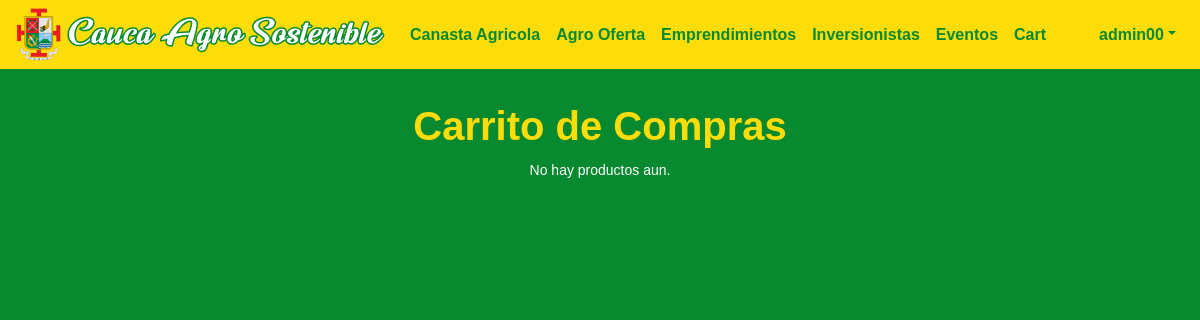
The app's page /cart (signed in), older data.
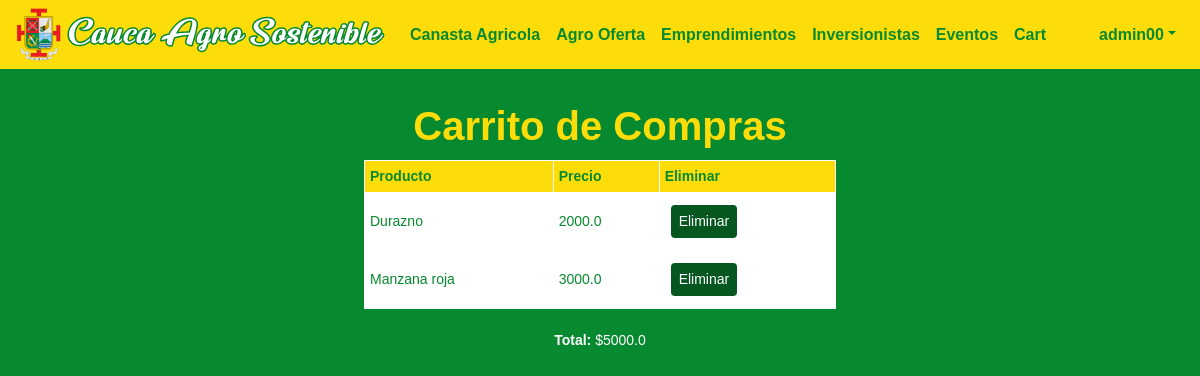
The same page, newer data.
### caucaSostenible/models.py (models this page shows)
class BillDetail(models.Model):
   bill = models.ForeignKey(Bill, on_delete=models.CASCADE)
   product = models.ForeignKey(Product, on_delete=models.CASCADE)
   class Meta: # Composite pk
        unique_together = (('bill', 'product'),)

class Product(models.Model):
   name = models.CharField(max_length=60)
   price = models.FloatField()
   discount = models.FloatField()
   description = models.CharField(max_length=300)
   imgURL = models.CharField(max_length=300)

class Bill(models.Model):
   user = models.ForeignKey(User, on_delete=models.CASCADE)
   total = models.FloatField()

### caucaSostenible/views.py (the view)
# urls.py: path("cart", views.cart_view, name="cart"),
def cart_view(request):
    bill = Bill.objects.get(user=request.user)
    if bill:
        billDetails = BillDetail.objects.all().filter(bill=bill)
    return render(request, "general/cart.html", {"bill": bill, "billDetails": billDetails})

### caucaSostenible/templates/general/cart.html (shortened to what this page needs)
{% extends "general/layout.html" %}
{% load static %}
{% load mathfilters %}
{% block body %}
<div id="main-container">
    <h1>
        <center>Carrito de Compras</center>
    </h1>
    <center>
        {% if billDetails %}
            <table>
                <thead>
                    <th><b>Producto</b></th>
                    <th><b>Precio</b></th>
                    <th><b>Eliminar</b></th>
                </thead>
                <tbody>
                    {% for billDetail in billDetails %}
                    <tr>
                        <td>{{billDetail.product.name}}</td>
                        <td>{{billDetail.product.price|sub:billDetail.product.discount}}</td>
                        <td>
                            <button class="common-button" onclick="removeProduct('{{billDetail.product.id}}')">Eliminar</button>
                        </td>
                    </tr>
                    {% endfor %}
                </tbody>
            </table>
            <br>
            <p class="common-text"><b>Total:</b> ${{bill.total}}</p>
        {% else %}
            <p class="common-text">No hay productos aun.</p>
        {% endif %}
    </center>
{% endblock %}

Row changes from the older to the newer data that the page shows:
added BillDetail: product.name "Durazno", product.price|sub "2000.0"
added BillDetail: product.name "Manzana roja", product.price|sub "3000.0"
now on this page (row edited): Bill: total "5000.0"
Text that changed along with them:
text no longer shown: "No hay productos aun."
text now shown: "Producto Precio Eliminar Total: $"
